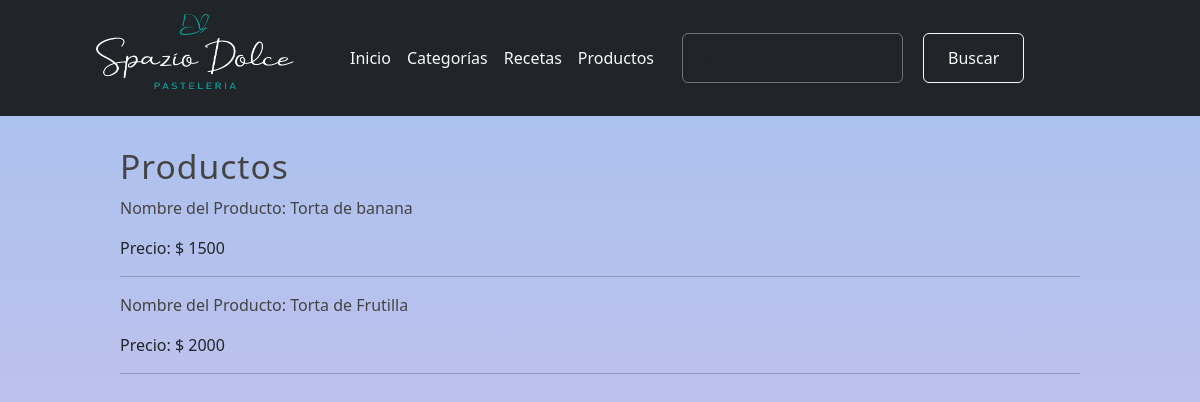
/productos/, run on the app's committed database.
### blog/models.py (models this page shows, shortened)
class Product(models.Model):
    name = models.CharField(max_length=100, verbose_name='Nombre')
    description = models.CharField(max_length=255,verbose_name='Descripción')
    price = models.IntegerField(default = 0, verbose_name='Precio')
    created_at = models.DateTimeField(auto_now_add=True, verbose_name='Creado el')
    class Meta:
        verbose_name = 'Producto'
        verbose_name_plural = 'Productos'
        ordering = ['-created_at']

### blog/views.py (the view)
# urls.py: path('productos/', views.products, name= 'list_productos'),
def products(request):
    products = Product.objects.all()
    return render(request,'products/listproducts.html',{
        'title' : 'Productos',
        'products' : products,
    })

### blog/processor.py (called while the page is built)
def get_categories(request):
    categories_in_use = Article.objects.filter(public = True).values_list('categories',flat = True)
    categories = Category.objects.filter(id__in =categories_in_use).values_list('id','name')
    return {
        'categories' : categories,
        'categories_in_use' :categories_in_use
    }

### pages/context_processors.py (called while the page is built)
def get_pages(request):
    pages = Page.objects.filter(visible = True).order_by("order").values_list('id','title', 'slug')
    return {
        'pages' : pages
    }

### blog/templates/products/listproducts.html (shortened to what this page needs)
{% extends 'layouts/layout.html'%}
{%block content %}
<body class="body-list-prod">
    <h1 class ="title">{{title}}</h1>
    {% include 'products/products.html' %}
    </body>
{% endblock %}

### blog/templates/products/products.html (shortened to what this page needs)
{% for product in products%}
<article class = "article-item">
    <div class = "data">
        <p>
            {% if product.id %}
            <a href="{% url 'product' product.id %}">Nombre del Producto: {{ product.name}} </a>
            <p>Precio: $  {{ product.price}}</p>
        {% endif %}
        </p>
    </div>
</article>
<hr>
{% endfor %}

### mainapp/static/css/styles.css (style rules this page uses)
* { text-decoration: none !important; }
.title { color:#444; letter-spacing: 1px; font-size: 30px; margin-bottom: 10px; margin-top: 5px; font-size: 2.1rem; }
.box a { color: #444; }
.body-list-prod { height:1500px; background-image: linear-gradient(to top, #fbc2eb 0%, #a6c1ee 100%); background-repeat: no-repeat; }

### data on the page
Product: name "Torta de banana", price "1500"
Product: name "Torta de Frutilla", price "2000"

### other printed values
{{ title }} "Productos"
